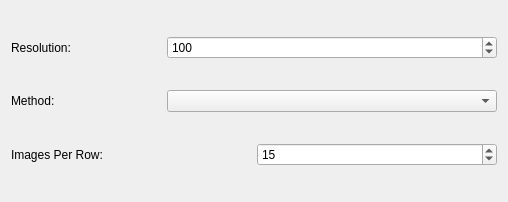
<?xml version="1.0" encoding="UTF-8"?>
<ui version="4.0">
 <class>Form</class>
 <widget class="QWidget" name="Form">
  <property name="geometry">
   <rect>
    <x>0</x>
    <y>0</y>
    <width>508</width>
    <height>202</height>
   </rect>
  </property>
  <property name="windowTitle">
   <string>Form</string>
  </property>
  <layout class="QVBoxLayout" name="verticalLayout">
   <item>
    <layout class="QHBoxLayout" name="horizontalLayout">
     <item>
      <widget class="QLabel" name="label">
       <property name="minimumSize">
        <size>
         <width>150</width>
         <height>0</height>
        </size>
       </property>
       <property name="text">
        <string>Resolution:</string>
       </property>
      </widget>
     </item>
     <item>
      <widget class="QSpinBox" name="spinBox_Resolution">
       <property name="sizePolicy">
        <sizepolicy hsizetype="Expanding" vsizetype="Fixed">
         <horstretch>0</horstretch>
         <verstretch>0</verstretch>
        </sizepolicy>
       </property>
       <property name="minimum">
        <number>1</number>
       </property>
       <property name="maximum">
        <number>10000</number>
       </property>
       <property name="value">
        <number>100</number>
       </property>
      </widget>
     </item>
    </layout>
   </item>
   <item>
    <layout class="QHBoxLayout" name="horizontalLayout_2">
     <item>
      <widget class="QLabel" name="label_2">
       <property name="minimumSize">
        <size>
         <width>150</width>
         <height>0</height>
        </size>
       </property>
       <property name="text">
        <string>Method:</string>
       </property>
      </widget>
     </item>
     <item>
      <widget class="QComboBox" name="comboBox_Method">
       <property name="sizePolicy">
        <sizepolicy hsizetype="Expanding" vsizetype="Fixed">
         <horstretch>0</horstretch>
         <verstretch>0</verstretch>
        </sizepolicy>
       </property>
      </widget>
     </item>
    </layout>
   </item>
   <item>
    <layout class="QHBoxLayout" name="horizontalLayout_3">
     <item>
      <widget class="QLabel" name="label_3">
       <property name="text">
        <string>Images Per Row:</string>
       </property>
      </widget>
     </item>
     <item>
      <widget class="QSpinBox" name="spinBox_ImageRow">
       <property name="minimum">
        <number>1</number>
       </property>
       <property name="maximum">
        <number>10000</number>
       </property>
       <property name="value">
        <number>15</number>
       </property>
      </widget>
     </item>
    </layout>
   </item>
  </layout>
 </widget>
 <resources/>
 <connections/>
</ui>
